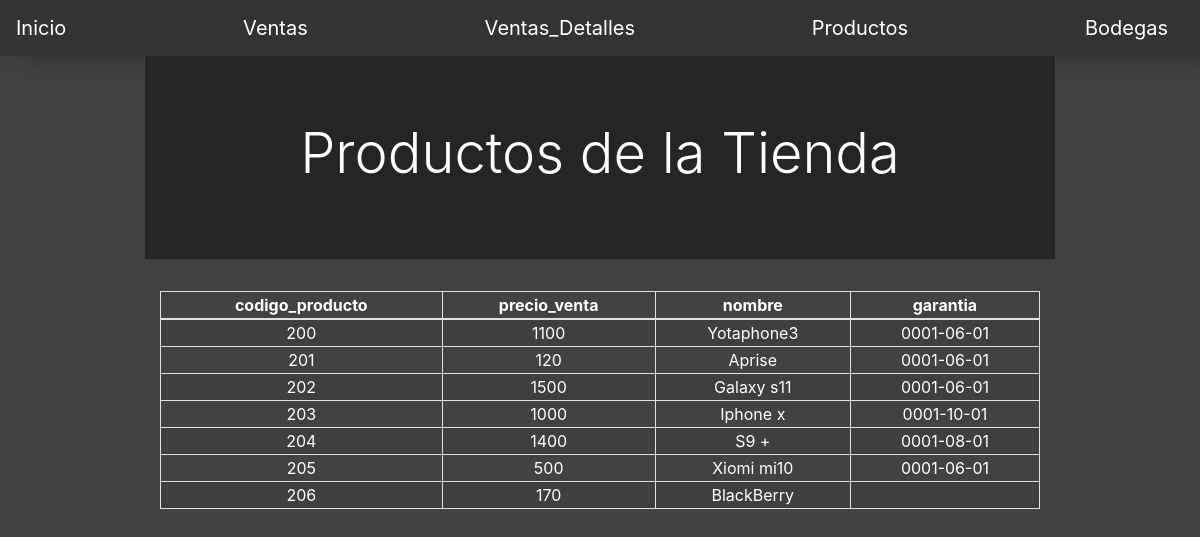
Screenshot of /Tablas/Productos.php with the database file from the repository.
### tables this page shows
CREATE TABLE `Productos` (
  `codigo_producto` int NOT NULL,
  `precio_venta` int DEFAULT NULL,
  `nombre` varchar(10) DEFAULT NULL,
  `garantia` date DEFAULT NULL,
  PRIMARY KEY (`codigo_producto`)
);

### Tablas/Productos.php (the view, shortened to what this page needs)
<?php
$objeto = new Conexion();
$conexion = $objeto->Conectar();
$consulta = 'SELECT * FROM Productos';
$resultado = $conexion->prepare($consulta);
$resultado->execute();
$ventas_detalle=$resultado->fetchAll(PDO::FETCH_ASSOC);
?>
<!doctype html>
<html lang="en">
  <head>
    <link href="../estilos.css" rel="stylesheet" type="text/css">
    <link rel="stylesheet" href="https://stackpath.bootstrapcdn.com/bootstrap/4.4.1/css/bootstrap.min.css">
    <link rel="stylesheet" type="text/css" href="https://cdn.datatables.net/v/bs4/dt-1.10.20/datatables.min.css"/>
  </head>
  <body>
  <nav class="navbar navbar-dark" id="navbar">
  <a class="navbar-brand" href="../index.php">Inicio</a>
  <a class="navbar-brand" href="../Tablas/Ventas.php">Ventas</a>
        <a class="navbar-brand" href="../Tablas/Ventas_Detalles.php">Ventas_Detalles</a>
        <a class="navbar-brand" href="../Tablas/Productos.php">Productos</a>
        <a class="navbar-brand" href="../Tablas/Bodegas.php">Bodegas</a>
    </nav>
    <div class="group">
        <div class="jumbotron jumbotron-fluid text-center" id="jumbo">
            <div class="container">
              <h1 class="display-4">Productos de la Tienda</h1>
            </div>
        </div>
        <div class="container">
            <div class="row">
                <div class="col-lg-12">
                    <table id="tablaventas_detalle" class="table-striped table-bordered" style="width:100%">
                        <thead class="text-center">
                            <th>codigo_producto</th>
                            <th>precio_venta</th>
                            <th>nombre</th>
                            <th>garantia</th>
                        </thead>
                        <tbody>
                            <?php
                                foreach($ventas_detalle as $detalle){
                            ?>
                            <tr class="text-center">
                                <td><?php echo $detalle['codigo_producto']?></td>
                                <td><?php echo $detalle['precio_venta']?></td>
                                <td><?php echo $detalle['nombre']?></td>
                                <td><?php echo $detalle['garantia']?></td>
                            </tr>
                            <?php
                                }
                            ?>
                        </tbody>
                    </table>
                </div>
            </div>
        </div>
    </div>
  </body>
</html>

### estilos.css (style rules this page uses)
html,body { height:100%; margin: 0; display: flex; flex-direction: column; }
body { background: -webkit-linear-gradient(top, #424242 71%,#424242 99%); }
.group { border-left: 1.3px solid #424242; border-right: 1.3px solid #424242; color: rgb(255, 255, 255); background: -webkit-linear-gradient(top, rgb(66, 66, 66) 0%,rgb(66, 66, 66) 100%); width: 76%; padding: 0px; margin-top: 0px ; margin-bottom: 0px; margin-right: auto; margin-left: auto; }
#navbar { background: rgb(51, 51, 51); position:relative; box-shadow: inset 0 -1px 0 var(--color-border-secondary); }
#navbar:before { content: ''; position: absolute; bottom:-2%; width: 100%; height: 100%; background-color: rgba(0,0,0,0.3); z-index: -1; filter: blur(10px); }
#jumbo { background-color: #252525; }

### rows the page displays
productos: codigo_producto "200", precio_venta "1100", nombre "Yotaphone3", garantia "0001-06-01"
productos: codigo_producto "201", precio_venta "120", nombre "Aprise", garantia "0001-06-01"
productos: codigo_producto "202", precio_venta "1500", nombre "Galaxy s11", garantia "0001-06-01"
productos: codigo_producto "203", precio_venta "1000", nombre "Iphone x", garantia "0001-10-01"
productos: codigo_producto "204", precio_venta "1400", nombre "S9 +", garantia "0001-08-01"
productos: codigo_producto "205", precio_venta "500", nombre "Xiomi mi10", garantia "0001-06-01"
productos: codigo_producto "206", precio_venta "170", nombre "BlackBerry"
